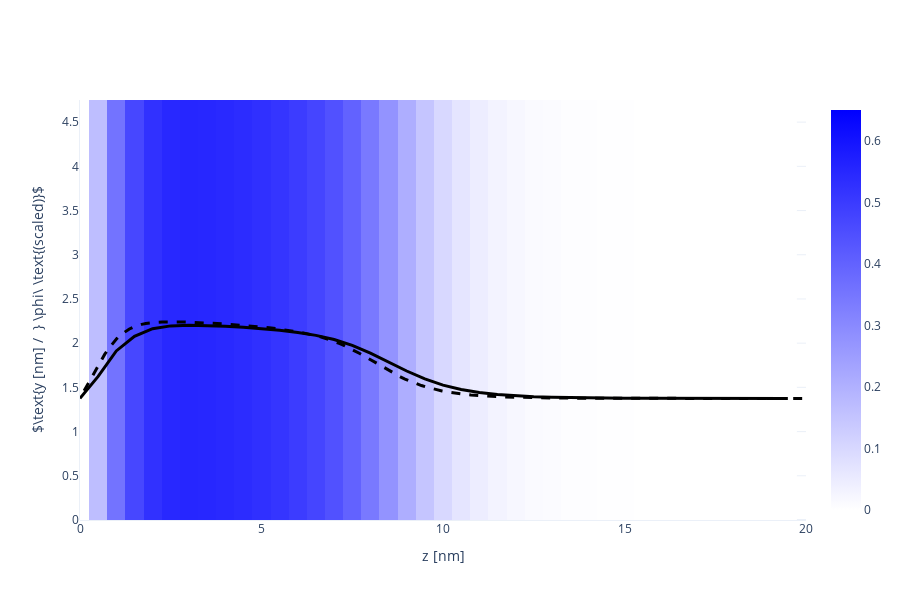

The notebook cell saved with this chart:
### Code cell
X, Y, Z = np.array(phAr.iloc[:,0]), np.array(phAr.iloc[:,1]), np.array(phAr.iloc[:,2])
vol = np.array(phAr.iloc[:,3])

Lz_max = 20
vol = vol[Z < Lz_max]
X = X[Z < Lz_max]
Y = Y[Z < Lz_max]
Z = Z[Z < Lz_max]

Nz_new = int(len(Z)/Nx/Ny)
x = [X[i*Ny*Nz_new] for i in range(Nx)]
y = [Y[j*Nz_new]    for j in range(Ny)]
z = [Z[k]           for k in range(Nz_new)]

xslice = 10
islice = int(xslice*(x[1]-x[0]))
vol = np.array([vol[(islice*Ny+j)*Nz_new+k] for j in range(Ny) for k in range(Nz_new)]).reshape(Ny, Nz_new)

import plotly.graph_objects as go
heatmap = go.Heatmap(
            x=z, y=y, z=vol,
            zmin = 0.0, zmax = 0.65,
            colorscale= [(0,'White'),(1,'Blue')]
          )
scatter = go.Scatter(
            x = z,
            y = 1.5*vol[int(Ny/2), :] + max(y)/2-1,
            line = dict(color='black', width=3)
          )

fname = GIT+'ph_a000x075_1D.dat'
df = pd.read_csv(fname, sep="\s+", skiprows=0)
a000x075_1d = pd.DataFrame([df.iloc[:,0], df.iloc[:,1]], index=['z', 'pha']).T

reference = go.Scatter(
                x = a000x075_1d.z,
                y = 1.5*a000x075_1d.pha + max(y)/2-1,
                line = dict(color='black', width=3, dash='dash')
            )

layout = go.Layout( xaxis_range = [0, Lz_max], yaxis_range = [0, y[-1]],
                    yaxis_title = r'$\text{y [nm] /  } \phi\ \text{(scaled)}$', xaxis_title = 'z [nm]',
                    scene_xaxis_showticklabels=True,
                    scene_yaxis_showticklabels=True,
                    scene_zaxis_showticklabels=True,
                    showlegend = False,
                    template='plotly_white', width=900, height=600)
fig = go.Figure(data = [heatmap, scatter, reference], layout = layout)
fig.show()

### Figure 1 — Plotly figure (JSON) as saved in the notebook; plotly's stock layout.template omitted (floating-point values rounded to 4 significant figures; data arrays with more than 128 entries replaced by an {"elided": "..."} marker saying what was removed)
{"data": [{"colorscale": [[0, "White"], [1, "Blue"]], "type": "heatmap", "x": [0, 0.5, 1, 1.5, 2, 2.5, 3, 3.5, 4, 4.5, 5, 5.5, 6, 6.5, 7, 7.5, 8, 8.5, 9, 9.5, 10, 10.5, 11, 11.5, 12, 12.5, 13, 13.5, 14, 14.5, 15, 15.5, 16, 16.5, 17, 17.5, 18, 18.5, 19, 19.5], "y": [0, 0.25, 0.5, 0.75, 1, 1.25, 1.5, 1.75, 2, 2.25, 2.5, 2.75, 3, 3.25, 3.5, 3.75, 4, 4.25, 4.5, 4.75], "z": {"elided": "20x40 float values"}, "zmax": 0.65, "zmin": 0}, {"line": {"color": "black", "width": 3}, "type": "scatter", "x": [0, 0.5, 1, 1.5, 2, 2.5, 3, 3.5, 4, 4.5, 5, 5.5, 6, 6.5, 7, 7.5, 8, 8.5, 9, 9.5, 10, 10.5, 11, 11.5, 12, 12.5, 13, 13.5, 14, 14.5, 15, 15.5, 16, 16.5, 17, 17.5, 18, 18.5, 19, 19.5], "y": [1.375, 1.624, 1.912, 2.077, 2.164, 2.195, 2.203, 2.2, 2.192, 2.181, 2.165, 2.146, 2.122, 2.088, 2.041, 1.975, 1.888, 1.787, 1.685, 1.596, 1.526, 1.476, 1.442, 1.42, 1.405, 1.395, 1.388, 1.384, 1.381, 1.379, 1.378, 1.377, 1.376, 1.376, 1.376, 1.375, 1.375, 1.375, 1.375, 1.375]}, {"line": {"color": "black", "dash": "dash", "width": 3}, "type": "scatter", "x": {"elided": "440 float values"}, "y": {"elided": "440 float values"}}], "layout": {"height": 600, "scene": {"xaxis": {"showticklabels": true}, "yaxis": {"showticklabels": true}, "zaxis": {"showticklabels": true}}, "showlegend": false, "width": 900, "xaxis": {"range": [0, 20], "title": {"text": "z [nm]"}, "type": "linear"}, "yaxis": {"range": [0, 4.75], "title": {"text": "$\\text{y [nm] /  } \\phi\\ \\text{(scaled)}$"}, "type": "linear"}}}
